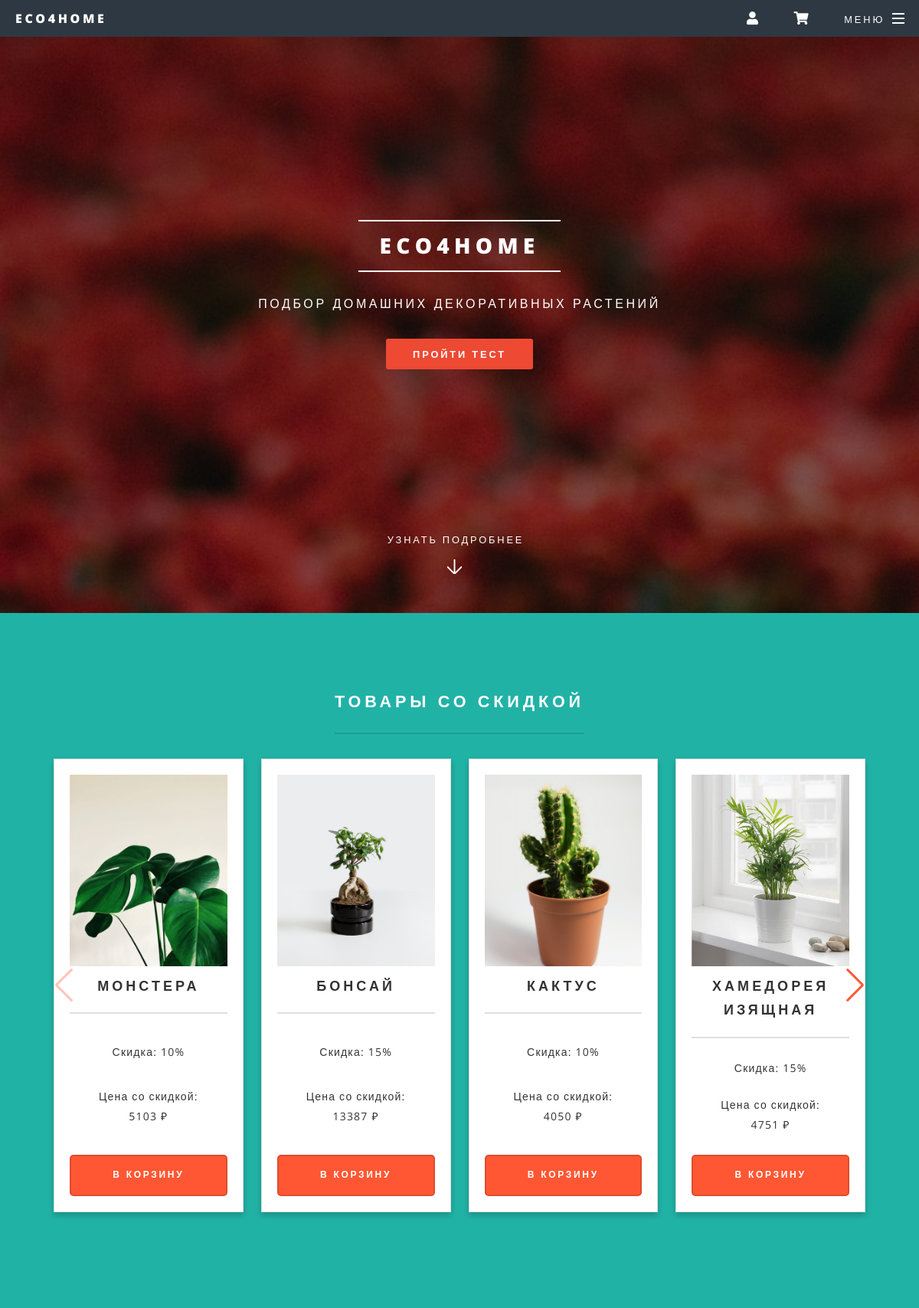
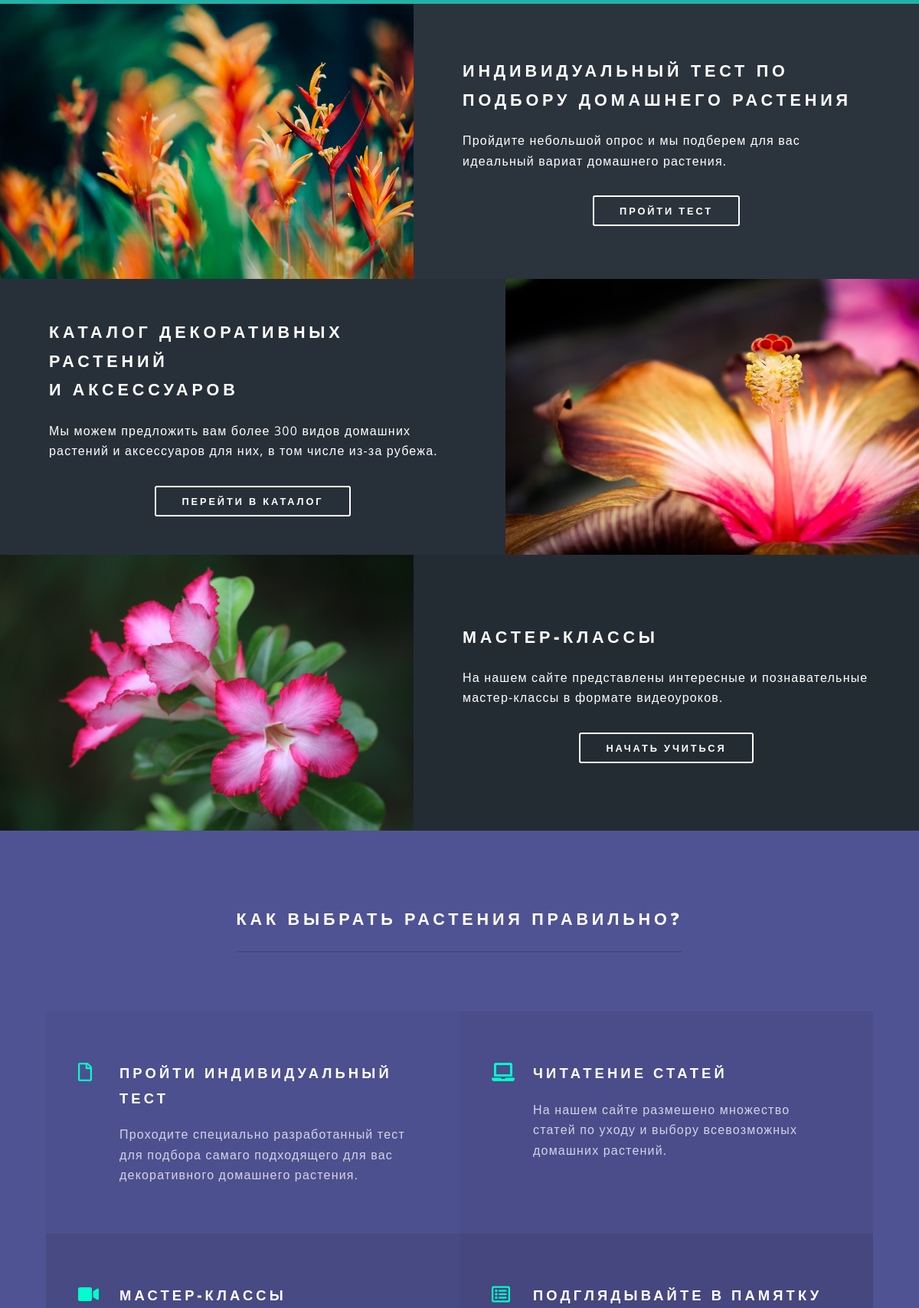
The page / (upper part) on the database its author committed (2 pictures, top to bottom).
### main_home/models.py (models this page shows, shortened)
class Plant(models.Model):
    tips = {
        ('Декоративно-лиственные растения', 'Декоративно-лиственные растения'),
        ('Красиво-цветущие растения', 'Красиво-цветущие растения'),
        ('Кактусы и суккуленты', 'Кактусы и суккуленты'),
    }
    name_plant = models.CharField(max_length=200, verbose_name='Название')
    type_plant = models.CharField(choices=tips, max_length=50, verbose_name='Вид растения')
    price_plant = models.IntegerField(verbose_name='Цена',
                                      validators=[
                                          MinValueValidator(1),
                                      ]
                                      )
    img_plant = models.ImageField(blank=True, upload_to='media', verbose_name='Картинка товара')
    text_plant = models.TextField(verbose_name='Описание товара')
    sale_plant = models.IntegerField(blank=True,
                                     verbose_name='Процент скидки',
                                     default=0,
                                     validators=[
                                         MaxValueValidator(100),
                                         MinValueValidator(0),
                                     ]
                                     )
    def get_sale(self):
        new_price = int(self.price_plant * (100 - self.sale_plant) / 100)
        return new_price

### main_home/views.py (the view)
# urls.py: path('', views.home, name='home_page'),
def home(request):
    plants = Plant.objects.all()
    context = {
        'items': plants
    }
    return render(request, 'main_site/index.html', context=context)

### main_home/templates/main_site/index.html (shortened to what this page needs)
{% extends 'main_site/layout.html' %}
{% block banner %}
<section id="banner">
    <div class="inner">
        <h2>Eco4home</h2>
        <p>Подбор домашних декоративных растений<br /></p>
        <ul class="actions special">
            <li><a href="{% url 'individual_tests' %}" class="button primary">Пройти тест</a></li>
        </ul>
    </div>
    <a href="#one" class="more scrolly">Узнать подробнее</a>
</section>
{% endblock %}
{% block section_one %}
<section id="one" class="wrapper style1 special">
    <div class="inner">
        <header class="major">
            <h2>Товары со скидкой</h2>
            <div class="swiper mySwiper">
                <div class="swiper-wrapper">
                    {% for item in items %}
                    {% if item.sale_plant != 0 %}
                    <div class="swiper-slide">
                        <div class="swipper__card">
                            <img src="{{ item.img_plant.url }}" alt="{{ item.name_plant }}">
                            <div class="swipper__card-content">
                                <h3>{{ item.name_plant }}</h3>
                                <p>Скидка: {{ item.sale_plant }}%</p>
                                <p>Цена со скидкой: </br>
                                    {{ item.get_sale }} ₽</p>
                                <button class="add-to-cart-button">В корзину</button>
                            </div>
                        </div>
                    </div>
                    {% endif %}
                    {% endfor %}
                </div>
                <div class="swiper-button-next"></div>
            </div>
        </header>
    </div>
</section>
{% endblock %}
{% block section_two %}
<section id="two" class="wrapper alt style2">
    <section class="spotlight">
        <div class="image"><img src="static/main_site/img/pic4.jpg" alt="" /></div><div class="content">
            <h2>Индивидуальный тест по подбору домашнего растения</h2>
            <p>Пройдите небольшой опрос и мы подберем для вас идеальный вариат домашнего растения.</p>
            <ul class="actions special">
                <li><a href="{% url 'individual_tests' %}" class="button fit">Пройти тест</a></li>
            </ul>
        </div>
    </section>
    <section class="spotlight">
        <div class="image"><img src="static/main_site/img/pic5.jpg" alt="" /></div><div class="content">
            <h2>Каталог декоративных растений<br />
            и аксессуаров</h2>
            <p>Мы можем предложить вам более 300 видов домашних растений и аксессуаров для них, в том числе из-за рубежа.</p>
            <ul class="actions special">
                <li><a href="{% url 'catalog' %}" class="button fit">Перейти в каталог</a></li>
            </ul>
        </div>
    </section>
    <section class="spotlight">
        <div class="image"><img src="static/main_site/img/pic3.jpg" alt="" /></div><div class="content">
            <h2>Мастер-классы</h2>
            <p>На нашем сайте представлены интересные и познавательные мастер-классы в формате видеоуроков.</p>
            <ul class="actions special">
                <li><a href="{% url 'actions' %}" class="button fit">Начать учиться</a></li>
            </ul>
        </div>
    </section>
</section>
{% endblock %}
{% block section_three %}
<section id="three" class="wrapper style3 special">
    <div class="inner">
        <header class="major">
            <h2>Как выбрать растения правильно?</h2>
        </header>
        <ul class="features">
            <li class="icon fa-file">
                <h3>Пройти индивидуальный тест</h3>
                <p>Проходите специально разработанный тест для подбора самаго подходящего для вас декоративного домашнего растения.</p>
            </li>
            <li class="icon solid fa-laptop">
                <h3>Читатение статей</h3>
                <p>На нашем сайте размешено множество статей по уходу и выбору всевозможных домашних растений.</p>
            </li>
            <li class="icon solid fa-video">
                <h3>Мастер-классы</h3>
            </li>
            <li class="icon fa-list-alt">
                <h3>Подглядывайте в памятку</h3>
            </li>
        </ul>
    </div>
</section>
{% endblock %}

### rows shown on the page
Plant: img_plant (picture), name_plant "МОНСТЕРА", sale_plant "10", get_sale "5103"
Plant: img_plant (picture), name_plant "БОНСАЙ", sale_plant "15", get_sale "13387"
Plant: img_plant (picture), name_plant "КАКТУС", sale_plant "10", get_sale "4050"
Plant: img_plant (picture), name_plant "ХАМЕДОРЕЯ ИЗЯЩНАЯ", sale_plant "15", get_sale "4751"
